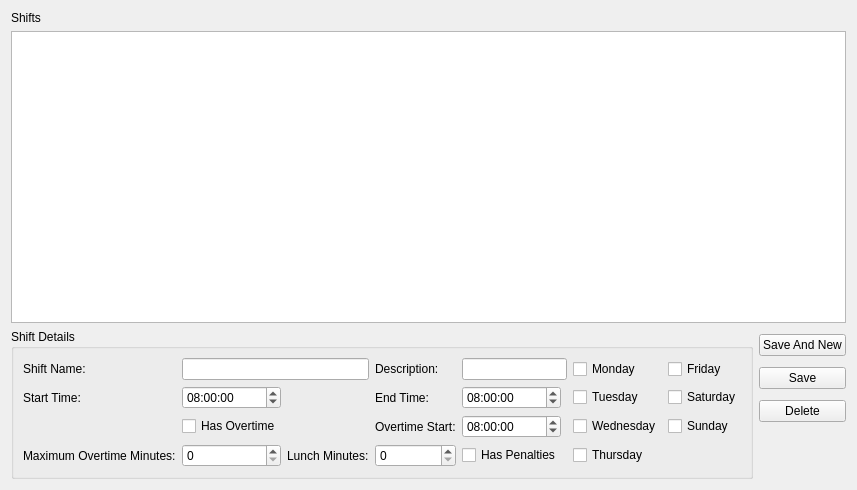
<?xml version="1.0" encoding="UTF-8"?>
<ui version="4.0">
 <class>Shifts</class>
 <widget class="QWidget" name="Shifts">
  <property name="geometry">
   <rect>
    <x>0</x>
    <y>0</y>
    <width>769</width>
    <height>490</height>
   </rect>
  </property>
  <property name="windowTitle">
   <string>Form</string>
  </property>
  <layout class="QVBoxLayout" name="verticalLayout_2">
   <item>
    <widget class="QLabel" name="label">
     <property name="text">
      <string>Shifts</string>
     </property>
    </widget>
   </item>
   <item>
    <widget class="QTreeView" name="treeView"/>
   </item>
   <item>
    <layout class="QHBoxLayout" name="horizontalLayout">
     <item>
      <widget class="QGroupBox" name="groupBox">
       <property name="title">
        <string>Shift Details</string>
       </property>
       <layout class="QGridLayout" name="gridLayout">
        <item row="0" column="0">
         <widget class="QLabel" name="label_2">
          <property name="text">
           <string>Shift Name:</string>
          </property>
         </widget>
        </item>
        <item row="0" column="1" colspan="5">
         <widget class="QLineEdit" name="ShiftName"/>
        </item>
        <item row="0" column="6">
         <widget class="QLabel" name="label_3">
          <property name="text">
           <string>Description:</string>
          </property>
         </widget>
        </item>
        <item row="0" column="7" colspan="2">
         <widget class="QLineEdit" name="Description"/>
        </item>
        <item row="1" column="0">
         <widget class="QLabel" name="label_4">
          <property name="text">
           <string>Start Time:</string>
          </property>
         </widget>
        </item>
        <item row="1" column="1" colspan="2">
         <widget class="QTimeEdit" name="StartTime">
          <property name="time">
           <time>
            <hour>8</hour>
            <minute>0</minute>
            <second>0</second>
           </time>
          </property>
          <property name="displayFormat">
           <string>hh:mm:ss</string>
          </property>
         </widget>
        </item>
        <item row="1" column="6">
         <widget class="QLabel" name="label_5">
          <property name="text">
           <string>End Time:</string>
          </property>
         </widget>
        </item>
        <item row="1" column="7">
         <widget class="QTimeEdit" name="EndTime">
          <property name="time">
           <time>
            <hour>8</hour>
            <minute>0</minute>
            <second>0</second>
           </time>
          </property>
          <property name="displayFormat">
           <string>hh:mm:ss</string>
          </property>
         </widget>
        </item>
        <item row="2" column="7">
         <widget class="QTimeEdit" name="OvertimeStart">
          <property name="time">
           <time>
            <hour>8</hour>
            <minute>0</minute>
            <second>0</second>
           </time>
          </property>
          <property name="displayFormat">
           <string>hh:mm:ss</string>
          </property>
         </widget>
        </item>
        <item row="3" column="0">
         <widget class="QLabel" name="label_7">
          <property name="text">
           <string>Maximum Overtime Minutes:</string>
          </property>
         </widget>
        </item>
        <item row="3" column="1" colspan="2">
         <widget class="QSpinBox" name="MaximumOtMinutes"/>
        </item>
        <item row="3" column="3" colspan="3">
         <widget class="QLabel" name="label_8">
          <property name="text">
           <string>Lunch Minutes:</string>
          </property>
         </widget>
        </item>
        <item row="3" column="6">
         <widget class="QSpinBox" name="LunchMinutes"/>
        </item>
        <item row="3" column="7">
         <widget class="QCheckBox" name="HasPenalties">
          <property name="text">
           <string>Has Penalties</string>
          </property>
         </widget>
        </item>
        <item row="2" column="6">
         <widget class="QLabel" name="label_6">
          <property name="text">
           <string>Overtime Start:</string>
          </property>
         </widget>
        </item>
        <item row="2" column="1" colspan="2">
         <widget class="QCheckBox" name="HasOvertime">
          <property name="text">
           <string>Has Overtime</string>
          </property>
         </widget>
        </item>
        <item row="1" column="8">
         <spacer name="horizontalSpacer">
          <property name="orientation">
           <enum>Qt::Horizontal</enum>
          </property>
          <property name="sizeHint" stdset="0">
           <size>
            <width>40</width>
            <height>20</height>
           </size>
          </property>
         </spacer>
        </item>
        <item row="0" column="9">
         <widget class="QCheckBox" name="Monday">
          <property name="text">
           <string>Monday</string>
          </property>
         </widget>
        </item>
        <item row="1" column="9">
         <widget class="QCheckBox" name="Tuesday">
          <property name="text">
           <string>Tuesday</string>
          </property>
         </widget>
        </item>
        <item row="2" column="9">
         <widget class="QCheckBox" name="Wednesday">
          <property name="text">
           <string>Wednesday</string>
          </property>
         </widget>
        </item>
        <item row="3" column="9">
         <widget class="QCheckBox" name="Thursday">
          <property name="text">
           <string>Thursday</string>
          </property>
         </widget>
        </item>
        <item row="0" column="10">
         <widget class="QCheckBox" name="Friday">
          <property name="text">
           <string>Friday</string>
          </property>
         </widget>
        </item>
        <item row="1" column="10">
         <widget class="QCheckBox" name="Saturday">
          <property name="text">
           <string>Saturday</string>
          </property>
         </widget>
        </item>
        <item row="2" column="10">
         <widget class="QCheckBox" name="Sunday">
          <property name="text">
           <string>Sunday</string>
          </property>
         </widget>
        </item>
       </layout>
      </widget>
     </item>
     <item>
      <layout class="QVBoxLayout" name="verticalLayout">
       <property name="bottomMargin">
        <number>50</number>
       </property>
       <item>
        <widget class="QPushButton" name="SaveAndNew">
         <property name="text">
          <string>Save And New</string>
         </property>
        </widget>
       </item>
       <item>
        <widget class="QPushButton" name="Save">
         <property name="text">
          <string>Save</string>
         </property>
        </widget>
       </item>
       <item>
        <widget class="QPushButton" name="Delete">
         <property name="text">
          <string>Delete</string>
         </property>
        </widget>
       </item>
      </layout>
     </item>
    </layout>
   </item>
  </layout>
 </widget>
 <resources/>
 <connections/>
</ui>
